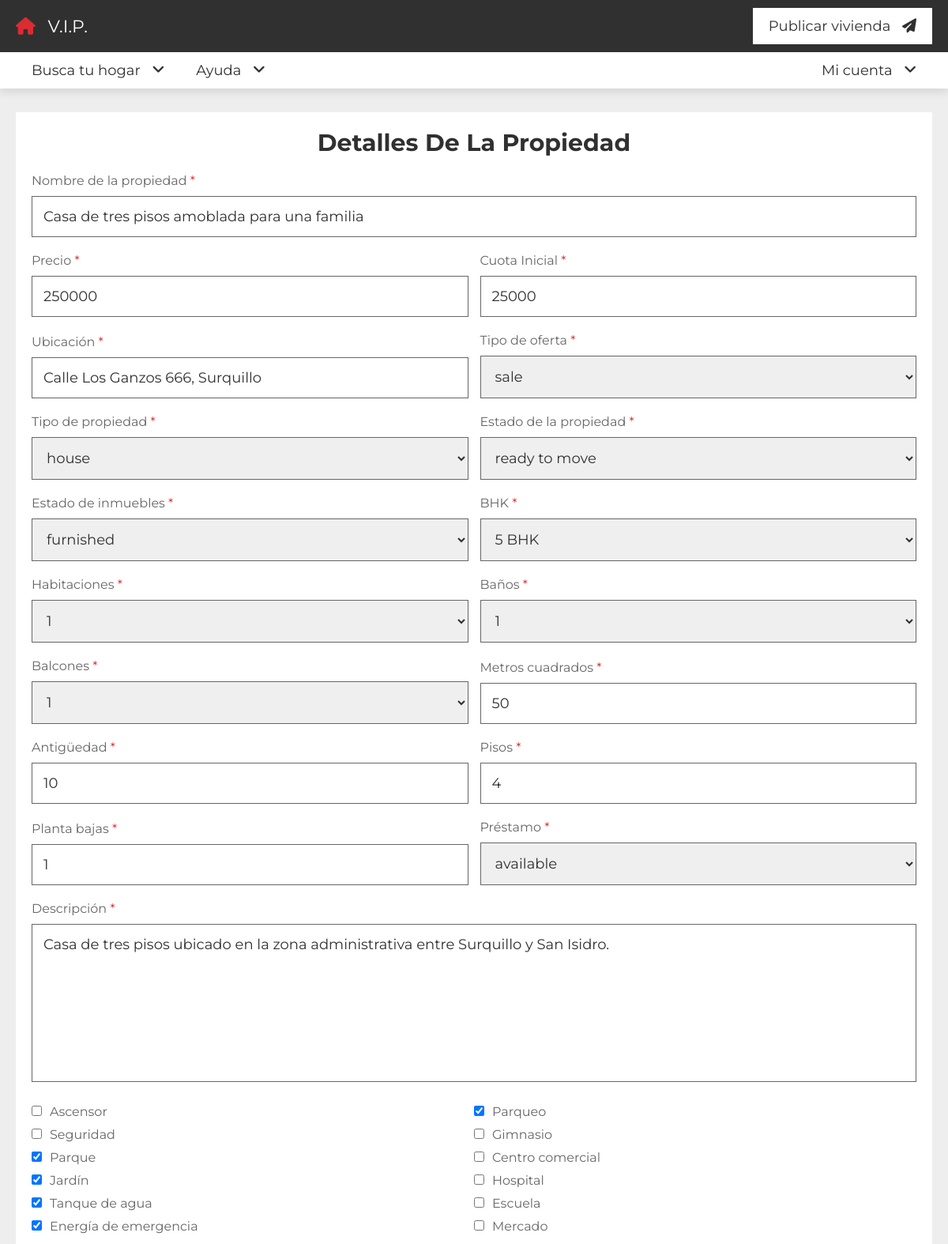
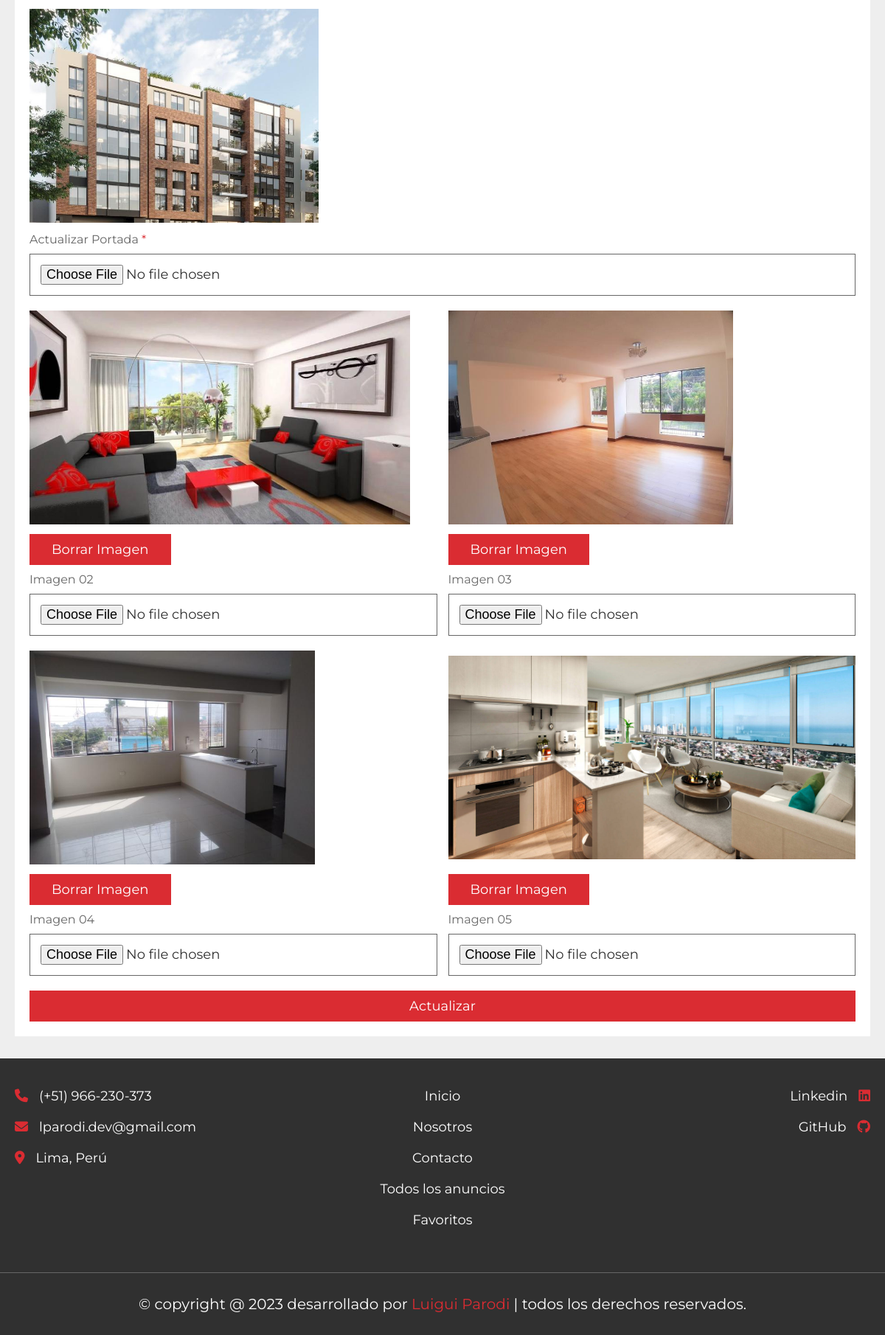
Screenshot of /project/update_property.php?get_id=OskuD7poGVNZiTJuu6OV with the database file from the repository (2 pictures, top to bottom).
### tables this page shows
CREATE TABLE `property` (
  `id` varchar(20) NOT NULL,
  `user_id` varchar(20) NOT NULL,
  `property_name` varchar(50) NOT NULL,
  `address` varchar(100) NOT NULL,
  `price` varchar(10) NOT NULL,
  `type` varchar(10) NOT NULL,
  `offer` varchar(10) NOT NULL,
  `status` varchar(50) NOT NULL,
  `furnished` varchar(50) NOT NULL,
  `bhk` varchar(10) NOT NULL,
  `deposite` varchar(10) NOT NULL,
  `bedroom` varchar(10) NOT NULL,
  `bathroom` varchar(10) NOT NULL,
  `balcony` varchar(10) NOT NULL,
  `carpet` varchar(10) NOT NULL,
  `age` varchar(2) NOT NULL,
  `total_floors` varchar(2) NOT NULL,
  `room_floor` varchar(2) NOT NULL,
  `loan` varchar(50) NOT NULL,
  `lift` varchar(3) NOT NULL DEFAULT 'no',
  `security_guard` varchar(3) NOT NULL DEFAULT 'no',
  `play_ground` varchar(3) NOT NULL DEFAULT 'no',
  `garden` varchar(3) NOT NULL DEFAULT 'no',
  `water_supply` varchar(3) NOT NULL DEFAULT 'no',
  `power_backup` varchar(3) NOT NULL DEFAULT 'no',
  `parking_area` varchar(3) NOT NULL DEFAULT 'no',
  `gym` varchar(3) NOT NULL DEFAULT 'no',
  `shopping_mall` varchar(3) NOT NULL DEFAULT 'no',
  `hospital` varchar(3) NOT NULL DEFAULT 'no',
  `school` varchar(3) NOT NULL DEFAULT 'no',
  `market_area` varchar(3) NOT NULL DEFAULT 'no',
  `image_01` varchar(50) NOT NULL,
  `image_02` varchar(50) NOT NULL,
  `image_03` varchar(50) NOT NULL,
  `image_04` varchar(50) NOT NULL,
  `image_05` varchar(50) NOT NULL,
  `description` varchar(1000) NOT NULL,
  `date` date NOT NULL DEFAULT current_timestamp()
);

### project/update_property.php (the view, shortened to what this page needs)
<?php
include 'components/connect.php';
if (isset($_GET['get_id'])) {
    $get_id = $_GET['get_id'];
} else {
    $get_id = '';
    header('location:home.php');
}
?>
<!DOCTYPE html>
<html lang="es">
<head>
    <link rel="stylesheet" href="https://cdnjs.cloudflare.com/ajax/libs/font-awesome/6.2.0/css/all.min.css">
    <link rel="stylesheet" href="css/style.css">
</head>
<body>
    <?php include 'components/user_header.php'; ?>
    <section class="property-form">
        <?php
        $select_properties = $conn->prepare(
            "SELECT *
            FROM `property`
            WHERE id = ?
            ORDER BY date
            DESC
            LIMIT 1"
        );
        $select_properties->execute([$get_id]);
        if ($select_properties->rowCount() > 0) {
            while ($fetch_property = $select_properties->fetch(PDO::FETCH_ASSOC)) {
        ?>
                <form action="" method="post" enctype="multipart/form-data">
                    <h3>Detalles de la propiedad</h3>
                    <div class="box">
                        <p>Nombre de la propiedad <span>*</span></p>
                        <input type="text" name="property_name" required maxlength="50" placeholder="enter property name" value="<?= $fetch_property['property_name']; ?>" class="input">
                    </div>
                    <div class="flex">
                        <div class="box">
                            <p>Precio <span>*</span></p>
                            <input type="number" name="price" required min="0" max="9999999999" maxlength="10" value="<?= $fetch_property['price']; ?>" class="input">
                        </div>
                        <div class="box">
                            <p>Cuota Inicial <span>*</span></p>
                            <input type="number" name="deposite" required min="0" max="9999999999" value="<?= $fetch_property['deposite']; ?>" maxlength="10" class="input">
                        </div>
                        <div class="box">
                            <p>Ubicación <span>*</span></p>
                            <input type="text" name="address" required maxlength="100" placeholder="enter property full address" class="input" value="<?= $fetch_property['address']; ?>">
                        </div>
                        <div class="box">
                            <p>Tipo de oferta <span>*</span></p>
                            <select name="offer" class="input">
                                <option value="<?= $fetch_property['offer']; ?>" selected><?= $fetch_property['offer']; ?></option>
                            </select>
                        </div>
                        <div class="box">
                            <p>Tipo de propiedad <span>*</span></p>
                            <select name="type" class="input">
                                <option value="<?= $fetch_property['type']; ?>" selected><?= $fetch_property['type']; ?></option>
                            </select>
                        </div>
                        <div class="box">
                            <p>Estado de la propiedad <span>*</span></p>
                            <select name="status" class="input">
                                <option value="<?= $fetch_property['status']; ?>" selected><?= $fetch_property['status']; ?></option>
                            </select>
                        </div>
                        <div class="box">
                            <p>Estado de inmuebles <span>*</span></p>
                            <select name="furnished" class="input">
                                <option value="<?= $fetch_property['furnished']; ?>" selected><?= $fetch_property['furnished']; ?></option>
                            </select>
                        </div>
                        <div class="box">
                            <p>BHK <span>*</span></p>
                            <select name="bhk" class="input">
                                <option value="<?= $fetch_property['bhk']; ?>" selected><?= $fetch_property['bhk']; ?> BHK</option>
                            </select>
                        </div>
                        <div class="box">
                            <p>Habitaciones <span>*</span></p>
                            <select name="bedroom" class="input">
                                <option value="1" selected>1</option>
                            </select>
                        </div>
                        <div class="box">
                            <p>Baños <span>*</span></p>
                            <select name="bathroom" class="input">
                                <option value="1" selected>1</option>
                            </select>
                        </div>
                        <div class="box">
                            <p>Balcones <span>*</span></p>
                            <select name="balcony" class="input">
                                <option value="1" selected>1</option>
                            </select>
                        </div>
                        <div class="box">
                            <p>Metros cuadrados <span>*</span></p>
                            <input type="number" name="carpet" required min="1" max="9999999999" maxlength="10" class="input" value="<?= $fetch_property['carpet']; ?>">
                        </div>
                        <div class="box">
                            <p>Antigüedad <span>*</span></p>
                            <input type="number" name="age" required min="0" max="99" maxlength="2" class="input" value="<?= $fetch_property['age']; ?>">
                        </div>
                        <div class="box">
                            <p>Pisos <span>*</span></p>
                            <input type="number" name="total_floors" required min="0" max="99" maxlength="2" class="input" value="<?= $fetch_property['total_floors']; ?>">
                        </div>
                        <div class="box">
                            <p>Planta bajas <span>*</span></p>
                            <input type="number" name="room_floor" required min="0" max="99" maxlength="2" class="input" value="<?= $fetch_property['room_floor']; ?>">
                        </div>
                        <div class="box">
                            <p>Préstamo <span>*</span></p>
                            <select name="loan" class="input">
                                <option value="<?= $fetch_property['loan']; ?>" selected><?= $fetch_property['loan']; ?></option>
                            </select>
                        </div>
                    </div>
                    <div class="box">
                        <p>Descripción <span>*</span></p>
                        <textarea name="description" maxlength="1000" class="input" required cols="30" rows="10" placeholder="write about property..."><?= $fetch_property['description']; ?></textarea>
                    </div>
                    <div class="checkbox">
                        <div class="box">
                            <p><input type="checkbox" name="lift" value="yes" <?php if ($fetch_property['lift'] == 'yes') {
                                                                                    echo 'checked';
                                                                                } ?> />Ascensor</p>
                            <p><input type="checkbox" name="security_guard" value="yes" <?php if ($fetch_property['security_guard'] == 'yes') {
                                                                                            echo 'checked';
                                                                                        } ?> />Seguridad</p>
                            <p><input type="checkbox" name="play_ground" value="yes" <?php if ($fetch_property['play_ground'] == 'yes') {
                                                                                            echo 'checked';
                                                                                        } ?> />Parque</p>
                            <p><input type="checkbox" name="garden" value="yes" <?php if ($fetch_property['garden'] == 'yes') {
                                                                                    echo 'checked';
                                                                                } ?> />Jardín</p>
                            <p><input type="checkbox" name="water_supply" value="yes" <?php if ($fetch_property['water_supply'] == 'yes') {
                                                                                            echo 'checked';
                                                                                        } ?> />Tanque de agua</p>
                            <p><input type="checkbox" name="power_backup" value="yes" <?php if ($fetch_property['power_backup'] == 'yes') {
                                                                                            echo 'checked';
                                                                                        } ?> />Energía de emergencia</p>
                        </div>
                        <div class="box">
                            <p><input type="checkbox" name="parking_area" value="yes" <?php if ($fetch_property['parking_area'] == 'yes') {
                                                                                            echo 'checked';
                                                                                        } ?> />Parqueo</p>
                            <p><input type="checkbox" name="gym" value="yes" <?php if ($fetch_property['gym'] == 'yes') {
                                                                                    echo 'checked';
                                                                                } ?> />Gimnasio</p>
                            <p><input type="checkbox" name="shopping_mall" value="yes" <?php if ($fetch_property['shopping_mall'] == 'yes') {
                                                                                            echo 'checked';
                                                                                        } ?> />Centro comercial</p>
                            <p><input type="checkbox" name="hospital" value="yes" <?php if ($fetch_property['hospital'] == 'yes') {
                                                                                        echo 'checked';
                                                                                    } ?> />Hospital</p>
                            <p><input type="checkbox" name="school" value="yes" value="yes" <?php if ($fetch_property['school'] == 'yes') {
                                                                                                echo 'checked';
                                                                                            } ?> />Escuela</p>
                            <p><input type="checkbox" name="market_area" value="yes" <?php if ($fetch_property['market_area'] == 'yes') {
                                                                                            echo 'checked';
                                                                                        } ?> />Mercado</p>
                        </div>
                    </div>
                    <div class="box">
                        <img src="uploaded_files/<?= $fetch_property['image_01']; ?>" class="image" alt="">
                        <p>Actualizar Portada <span>*</span></p>
                        <input type="file" name="image_01" class="input" accept="image/*">
                    </div>
                    <div class="flex">
                        <div class="box">
                            <?php if (!empty($fetch_property['image_02'])) { ?>
                                <img src="uploaded_files/<?= $fetch_property['image_02']; ?>" class="image" alt="">
                                <input type="submit" value="Borrar imagen" name="delete_image_02" class="inline-btn" onclick="return confirm('¿Desea de borrar la imagen?');">
                            <?php } ?>
                            <p>Imagen 02</p>
                            <input type="file" name="image_02" class="input" accept="image/*">
                        </div>
                        <div class="box">
                            <?php if (!empty($fetch_property['image_03'])) { ?>
                                <img src="uploaded_files/<?= $fetch_property['image_03']; ?>" class="image" alt="">
                                <input type="submit" value="Borrar imagen" name="delete_image_03" class="inline-btn" onclick="return confirm('¿Desea de borrar la imagen?');">
                            <?php } ?>
                            <p>Imagen 03</p>
                            <input type="file" name="image_03" class="input" accept="image/*">
                        </div>
                        <div class="box">
                            <?php if (!empty($fetch_property['image_04'])) { ?>
                                <img src="uploaded_files/<?= $fetch_property['image_04']; ?>" class="image" alt="">
                                <input type="submit" value="Borrar imagen" name="delete_image_04" class="inline-btn" onclick="return confirm('¿Desea de borrar la imagen?');">
                            <?php } ?>
                            <p>Imagen 04</p>
                            <input type="file" name="image_04" class="input" accept="image/*">
                        </div>
                        <div class="box">
                            <?php if (!empty($fetch_property['image_05'])) { ?>
                                <img src="uploaded_files/<?= $fetch_property['image_05']; ?>" class="image" alt="">
                                <input type="submit" value="Borrar imagen" name="delete_image_05" class="inline-btn" onclick="return confirm('¿Desea de borrar la imagen?');">
                            <?php } ?>
                            <p>Imagen 05</p>
                            <input type="file" name="image_05" class="input" accept="image/*">
                        </div>
                    </div>
                    <input type="submit" value="Actualizar" class="btn" name="update">
                </form>
        <?php
            }
        } else {
            echo '<p class="empty">¡Anuncio no encontrado <a href="post_property.php" style="margin-top:1.5rem;" class="btn">agrega uno!</a></p>';
        }
        ?>
    </section>
    <?php include 'components/footer.php'; ?>
</body>
</html>

### rows the page displays
property: property_name "Casa de tres pisos amoblada para una familia", price "250000", deposite "25000", address "Calle Los Ganzos 666, Surquillo", offer "sale", type "house", status "ready to move", furnished "furnished", bhk "5 BHK", carpet "50", age "10", total_floors "4", room_floor "1", loan "available", description "Casa de tres pisos ubicado en la zona administrativa entre Surquillo y San Isidro.", play_ground "☑", garden "☑", water_supply "☑", power_backup "☑", parking_area "☑", image_01 (picture), image_02 (picture), image_03 (picture), image_04 (picture), image_05 (picture)
